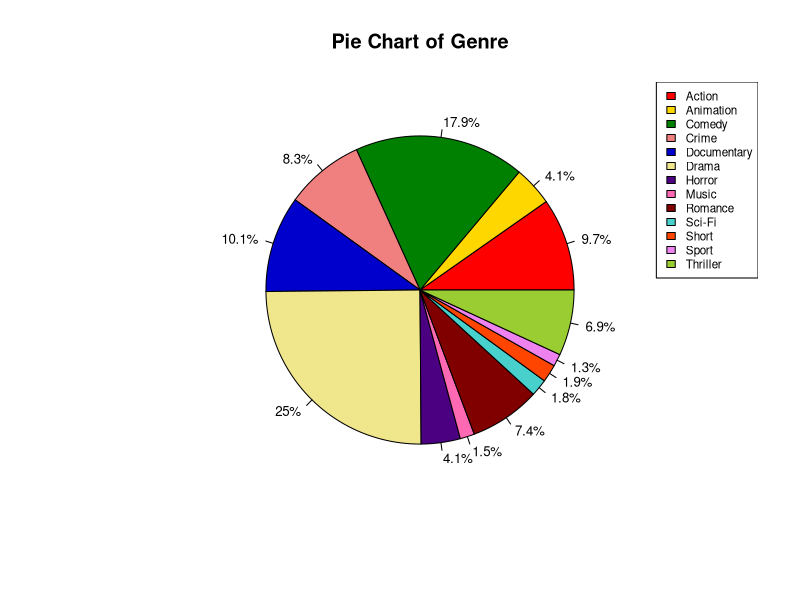
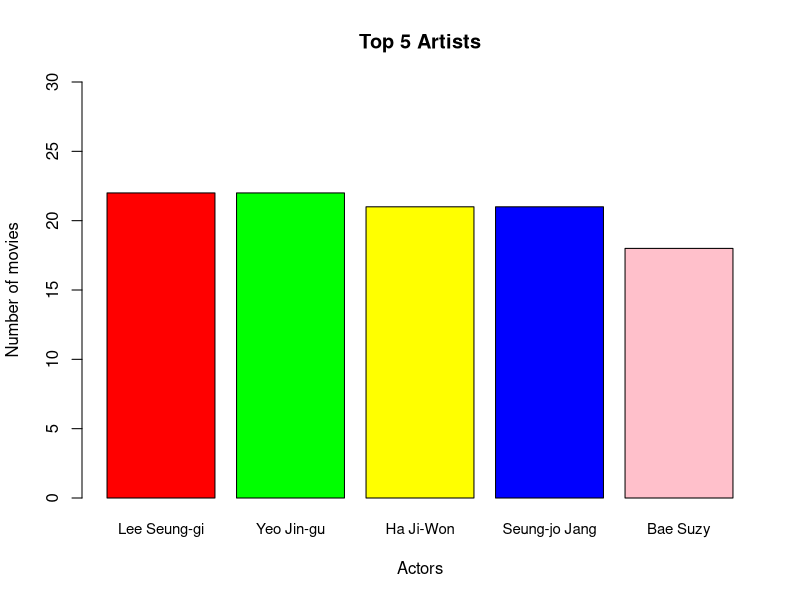

Write the R code that produced these figures, in order. (Note: this script raises an error after producing the figures.)
#Load library ----
library(car)
library(tidyverse)
library(stringr)
library(dplyr)
library(data.table)
library(magrittr)
library(sqldf)
library(ggplot2)
library(hash)
#To see the list of packages loaded
(.packages())

#Import 'inchBio.csv' dataset:

setwd("C:/Users/XYZ")

dataset<- read.csv("Netflix_Movies_DataSet.csv", header=TRUE)
print(tail(dataset))

#Removing records which have zero ratings
dataset <- dataset[!(is.na(dataset$rating) | dataset$rating==""),]
print(unique(dataset$rating))

#===================Replacing comma/space from votes column values===================
dataset$votes <- str_replace_all(dataset$votes,',','')

dataset$votes <- str_replace_all(dataset$votes,' ','')

dataset$votes <- as.integer(dataset$votes)
#=============================End of Action===============================================

#Removing the 'TV'shows from the dataset
dataset <- dataset[!grepl("TV", dataset$certificate),]

#=============================Removing invalid characters from year column=============================
dataset$year<- gsub('[a-zA-Z()+]*','',dataset$year)
dataset$year<- gsub('[-]*','',dataset$year)
dataset$year<- gsub(' ','',dataset$year)
dataset$year<-substr(dataset$year,1,4)
dataset$year <- as.integer(dataset$year)
#=============================End of Action===============================================

#========================Removing invalid characters from stars column=====================================
dataset$stars<- gsub("'",'',dataset$stars)
dataset$stars<- gsub("    Stars:",'',dataset$stars)
dataset$stars<- gsub("Star:",'',dataset$stars)
dataset$stars<- gsub("  ",'',dataset$stars)
dataset$stars<- gsub(",  ,",',',dataset$stars)
dataset$stars<- gsub('"','',dataset$stars)
dataset$stars<- gsub(',','-',dataset$stars)
dataset$stars<- gsub('- -','-',dataset$stars)
dataset$stars<- gsub('\\[','',dataset$stars)
dataset$stars<- gsub('\\]','',dataset$stars)
#=============================End of Action================================================

#===========Replacing ',' character with '-' character in Genre column=====================
dataset$genre<- gsub(',','#',dataset$genre)
dataset$genre<- gsub('# ','#',dataset$genre)

#===========Dropping duration and description column from the dataset======================
dataset<- dataset[ -c(4,7) ]

#===========Fetch sub strings from genre column======================
list_genre <- unlist(strsplit(dataset$genre, "#"))
print(length(list_genre))

genre = hash()

for (x in list_genre)
  {
    if (is.null(genre[[x]]))
    {
      a <- 1
      genre[[x]]<-a
    }
    else
    {
      v <- genre[[x]] + 1
      genre[[x]]<-v
    }
}

rm( list= c("Biography","Adventure","Musical", "Family","Fantasy","Film-Noir","Game-Show","History","Mystery","News","Reality-TV","Talk-Show","War","Western"), envir=genre)

print(keys(genre))

percent_value<-round((100*values(genre)/sum(values(genre))),1)

cols = c("#FF0000","#FFD700","#008000","#F08080","#0000CD","#F0E68C","#4B0082","#FF69B4","#800000","#48D1CC","#FF4500","#EE82EE","#9ACD32")

pie(values(genre),labels=paste0(percent_value, "%"), 
    main="Pie Chart of Genre",cex = 0.8,
    col=cols)
legend("topright", keys(genre), cex = 0.7,
              fill = cols)

#==================Fetch sub strings from stars column======================
#============Retrieving the list of actors from stars column using '-' as separator=======
list_stars <- unlist(strsplit(dataset$stars, "- "))
print(list_stars)
dataset$stars
stars = hash()
#=============Counting the number of movies done by each actor using the following loop=========
for (x in list_stars)
{
  if (is.null(stars[[x]]))
  {
    a <- 1
    stars[[x]]<-a
  }
  else
  {
    v <- stars[[x]] + 1
    stars[[x]]<-v
  }
}

#====================Sorting the values of the hash data set===================
values_list = unlist(sort(values(stars), decreasing = TRUE))

#===============Need to plot first five values from 'values_list'========================
top_stars= list();
final_Top_Actors_map = hash()

#==================Creating a 'final_Top_Actors_map' hash map to store the counts and mean of ratings of each movie done by an actor==========
for (y in values_list[1:5])
{
  for (x in keys(stars))
  {
    if (stars[[x]]==y && !(x %in% top_stars))
    {
      top_stars <- append(top_stars,x)
      first_star_rating <- dataset[dataset$stars %like% x, ]
      final_Top_Actors_map[[x]]<-c(y+mean(first_star_rating$rating))
    }
  }
}
#=============Sorting the values of final_Top_Actors_map to retrieve the list of actors who have done most number of movies and have higher ratings=======
values_list = unlist(sort(values(final_Top_Actors_map), decreasing = TRUE))

top_actors = hash()

#=============Finally retrieving the list of actors who have done most number of movies based on their ratings which includes the data set with actual count of movies=======

for (y in values_list[1:5])
{
 
  for (x in keys(final_Top_Actors_map))
  {
    if(final_Top_Actors_map[[x]]==y)
    {
      top_actors[[x]]<-stars[[x]]
      
    }
  }
}
top_actors_list = unlist(sort(values(top_actors), decreasing = TRUE))

#==========Plotting the bar chart to represent the Top 5 Artists which have acted in max number of movies=====================
barplot(top_actors_list[1:5], col=c('red','green','yellow','blue','pink'), main ='Top 5 Artists',
        horiz=FALSE, ylim = c(0,30),xlab= 'Actors', ylab = 'Number of movies',cex.names=0.9)
#===================Deleting unused variables=====================

rm(x,y,v,a,first_star_rating,top_stars)

#============Fetching the list of years from the data set=====================
year<-sort(unique(dataset$year))
movie_rating= list()
movie_title =list()

for (i in year)
{
  y_ds <- dataset[dataset$year ==i,]
  movie_rating<- append(movie_rating,max(y_ds$rating))
  y_ds<- y_ds[y_ds$rating == max(y_ds$rating),]
  y_ds<- y_ds[y_ds$votes == max(y_ds$votes),]
  movie_title<-append(movie_title,max(y_ds$title))
}
year<-list
rm(final_df)

final_df = data.frame(unlist(year),unlist(movie_rating),unlist(movie_title))

colnames(final_df) <- c("year","rating","title")

print(final_df$rating)



plot(final_df$year,final_df$rating, main="Scatterplot of Best Movie in each year",
     xlab="Year ", ylab="Ratings", pch=19,ylim=c(0,10),col = rainbow(length(final_df$year)))

pc <- ggplot(data = final_df) +
  geom_bar(aes(x=reorder(title, year), y =rating),stat="identity",color="black",fill=  rainbow(length(final_df$year)),width = 0.90, position = position_dodge(0.15))+
  ylim(c(0,10))+
  theme(axis.text.x = element_text(angle = 90, vjust = 0.001, hjust=0.1),plot.title = element_text(hjust = 0.5),panel.background = element_rect(fill = "white"),panel.border = element_rect(color = "black", fill = NA, size = 0.5)) +
  ggtitle("Movies having highest rating in each year since 1932") +
  xlab("List of Movies") + ylab("Movie Ratings") +
  geom_label(aes(y = rating, label = paste0(final_df$year)))


  geom_line(aes(x=reorder(Species,-counts), y=cumcounts),group = 1,stat='identity', color='cyan4') +
  geom_point(aes(x=reorder(Species,-counts), y=cumcounts),size=2, color="cyan4") +
  scale_y_continuous(labels =c(0,d$cumcounts),breaks=c(0,d$cumcounts),sec.axis = dup_axis(~ .*(d$cumfreq*100/d$cumcounts),breaks=c(0,round(d$cumfreq*100)),labels = c(0,round(d$cumfreq*100)),name=''))
show(pc)

#Clean Canvas----
#Empty the variables
rm(list = ls())
#Removing plots
dev.off()
